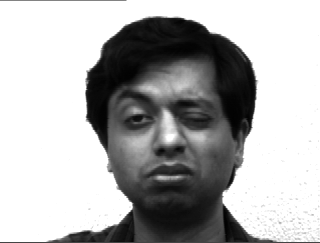
#> input picture training dataset/10_11_.gif, 320 x 243 px; its folder holds only this picture in this run
$ python HaarDetect.py   (Python 2 division)
#> lines starting #> are read from the running program, lines starting #| are printed output that depends on the picture
#> further down, img is the input picture: PIL image 320x243 L; min 0, max 255, mean 176.2
#!bin/python
import glob, os
from PIL import ImageEnhance, ImageFilter, Image
import numpy as np

FaceBox = (170,243)


def normalizeImage(s):
	img_v = np.array(s)
	max_pixel = img_v.max()
#> max_pixel = 255
	min_pixel = img_v.min()
#> min_pixel = 0

	(width, height) = s.size
#> width = 320; height = 243

	new_max = 255.0
	new_min = 0.0
	img_v = img_v - min_pixel

	img_v =  img_v * (new_max - new_min)/(max_pixel - min_pixel) +  new_min

	s = Image.fromarray(img_v.astype('uint8'));

	return s

def greyscale(image):
	return image.convert('LA')

#returns a PIL imgage obj
# [5 lines left out: function get_Image, not called in this run]

#returns a sharpened image objec
def sharpen_Image(image, sharpness=1.6):
#> called with sharpness = 30
	sharpener = ImageEnhance.Sharpness(image)
	sharpened_image = sharpener.enhance(sharpness)
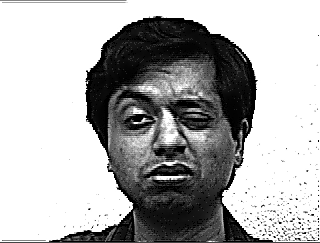
#> sharpened_image: PIL image 320x243 L; min 0, max 255, mean 174.6
	return sharpened_image

#find edges of face
def find_edge(image):
	edged_img = image.filter(ImageFilter.FIND_EDGES)
	return edged_img

#enhace contrast
# [4 lines left out: function more_contrast, not called in this run]

#smooth image
def smooth_Image(image):
	return image.filter(ImageFilter.SMOOTH_MORE)
def blur_Image(image):
	return image.filter(ImageFilter.BLUR)
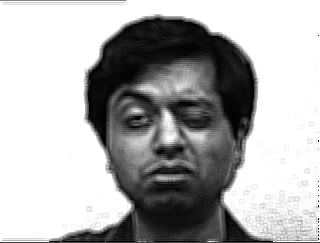
#> returned value: PIL image 320x243 L; min 0, max 255, mean 174.6

#image to vector
def img_to_vector(image):
	return np.array(image)

#compare image to sides
def compare_img_to_sides(subImage,SidesBox,SidesBoxOffsets):
	#total contrast sums
	darkSum=0
	lightSum=0

	x1=SidesBoxOffsets[0]
	y1=SidesBoxOffsets[1]
	x2=SidesBoxOffsets[2]
	y2=SidesBoxOffsets[3]

	sidesW = SidesBox[0]
	sidesH = SidesBox[1]

	sidesDark = subImage[y1:(y1+sidesH),x1:(x1+sidesW)]
	darkSum = sum(sum(sidesDark))

	sidesLight = subImage[y1:(y1+sidesH),(x1+sidesW):(x1+sidesW*2)]
	lightSum = sum(sum(sidesLight))


	sidesDark = subImage[y2:(y2+sidesH),x2:(x2+sidesW)]
	lightSum += sum(sum(sidesDark))

	sidesLight = subImage[y2:(y2+sidesH),(x2+sidesW):(x2+sidesW*2)]
	darkSum += sum(sum(sidesLight))

	return abs(lightSum - darkSum)

# [21 lines left out: function compare_img_to_eyes, not called in this run]

#compare image to the hairline
def compare_img_to_hairline(subImage, HairBox,HairBoxOffsets):
	#total contrast sums
	darkSum=0
	lightSum=0

	x = HairBoxOffsets[0]
	y = HairBoxOffsets[1]
	hairH = HairBox[1]
	hairW = HairBox[0]

	hairDark = subImage[x:(x+hairW),y:(y+hairH)]
	darkSum = sum(sum(hairDark))

	hairlight = subImage[x:(x+hairW),(y+hairH):(y+hairH*2)]
	lightSum = sum(sum(hairlight))

	return abs(lightSum - darkSum)


def get_best_rect(image):
	x=0
	cols = 1

	sidesBox = (15,30)
	sidesBoxOffsets = (0,116,FaceBox[0]-sidesBox[0]*2,116)

	hairBox = (70,20)
	hairBoxOffsets = (50,0)

	EyesBox = (90,30,10)
	EyesBoxOffsets = (30,100)

	imgVector = img_to_vector(image)
	imgDimensions = imgVector.shape
#> imgDimensions = (243, 320)

	BestScore =0.0
	BestScoreIndex =0
	for offset in range(0,imgDimensions[cols]-FaceBox[0]):
		subImage = imgVector[:,offset:(offset+FaceBox[x])]
		#score = compare_img_to_eyes(subImage,EyesBox,EyesBoxOffsets)
		score = compare_img_to_sides(subImage,sidesBox,sidesBoxOffsets)
		score += compare_img_to_hairline(subImage,hairBox,hairBoxOffsets)
		if(score>BestScore):
			BestScore = score
			BestScoreOffset = offset
#> this loop made 150 passes
#> (score, BestScore) on passes 1, 2, 3, 4, 6, 30: (179, 179), (441, 441), (587, 587), (821, 821), (829, 829), (982, 982)
#> score on passes 5, 7, 8, 9, 10, 11: 780, 475, 360, 407, 439, 435
#> pass 1, in get_best_rect, `subImage = imgVector[:,offset:(offset+FaceBox[x])]`:
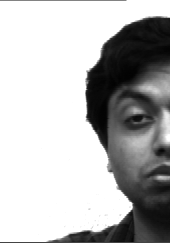
#> subImage: shape (243, 170); min 2, max 255, mean 183.6
#> pass 2, in get_best_rect, `subImage = imgVector[:,offset:(offset+FaceBox[x])]`:
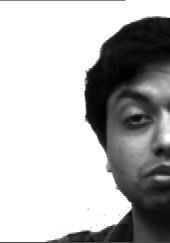
#> subImage: shape (243, 170); min 2, max 255, mean 182.6
#> pass 3, in get_best_rect, `subImage = imgVector[:,offset:(offset+FaceBox[x])]`:
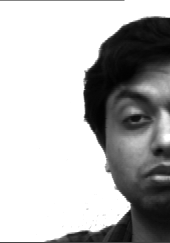
#> subImage: shape (243, 170); min 2, max 255, mean 181.7
#> after the loop:
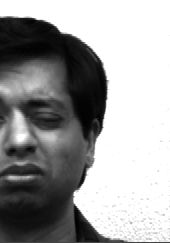
#> subImage: shape (243, 170); min 0, max 255, mean 157.3
			#print BestScoreOffset

	return BestScoreOffset

#crops an image
def crop_image(image,offset,width,height):
#> called with offset = 59, width = 170, height = 243
	cropped = image.crop((offset,0,width+offset,height))
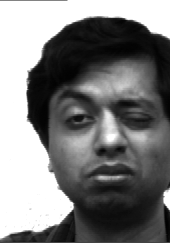
#> cropped: PIL image 170x243 L; min 0, max 255, mean 125.2
	# cropped = image.crop((offset,0,width,height))

	return cropped

#get cropped face
def getFace(image):
	offset = get_best_rect(image)
	cropped = crop_image(image,offset,FaceBox[0],FaceBox[1])
	return cropped

# [8 lines left out: function haar_main, not called in this run]

if(__name__ == '__main__'):

	files = glob.glob("training dataset"+"/*.gif")

	for imageFile in files:
		filepath,filename = os.path.split(imageFile)
		filtername,exts = os.path.splitext(filename)
		print "Processing: " + imageFile, filtername
		img = Image.open(imageFile)
		face = normalizeImage(img)
		face = smooth_Image(face)
		face = sharpen_Image(face,30)
		face = blur_Image(face)

		face = getFace(img)
		face.save('../cropped/'+filtername+'CROPPED.gif')

$ run again, on training dataset/11_4_.gif
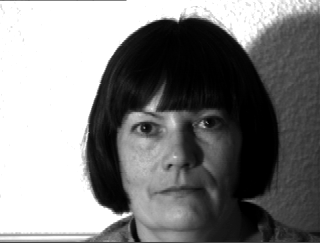
#> input picture training dataset/11_4_.gif, 320 x 243 px
#> img is the input picture: PIL image 320x243 L; min 0, max 255, mean 128.8
#> max_pixel = 255
#> min_pixel = 0
#> the loop in get_best_rect, `for offset in range(0,imgDimensions[cols]-FaceBox[0]):` made 150 passes
#> (score, BestScore) on passes 1, 2, 3, 4, 8, 22, 23: (144, 144), (298, 298), (402, 402), (488, 488), (599, 599), (700, 700), (757, 757)
#> after the loop in get_best_rect, `for offset in range(0,imgDimensions[cols]-FaceBox[0]):`:
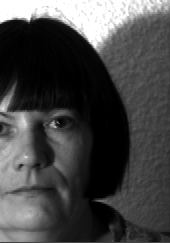
#> subImage: shape (243, 170); min 0, max 255, mean 69.9
#> in crop_image, `cropped = image.crop((offset,0,width+offset,height))`:
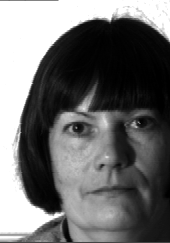
#> cropped: PIL image 170x243 L; min 0, max 255, mean 109.7

$ run again, on training dataset/11_5_.gif
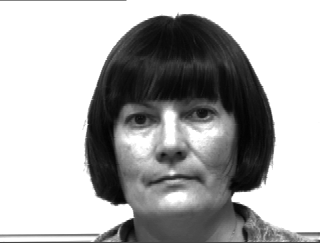
#> input picture training dataset/11_5_.gif, 320 x 243 px
#> img is the input picture: PIL image 320x243 L; min 3, max 255, mean 172.9
#> max_pixel = 255
#> min_pixel = 3
#> the loop in get_best_rect, `for offset in range(0,imgDimensions[cols]-FaceBox[0]):` made 150 passes
#> (score, BestScore) on passes 1, 2, 3, 4, 5, 6, 8: (294, 294), (407, 407), (653, 653), (830, 830), (894, 894), (1062, 1062), (1063, 1063)
#> after the loop in get_best_rect, `for offset in range(0,imgDimensions[cols]-FaceBox[0]):`:
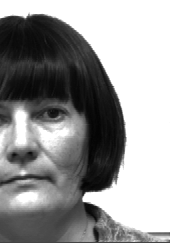
#> subImage: shape (243, 170); min 3, max 255, mean 149.2
#> in crop_image, `cropped = image.crop((offset,0,width+offset,height))`:
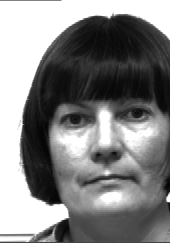
#> cropped: PIL image 170x243 L; min 3, max 255, mean 131.2

$ run again, on training dataset/12_10_.gif
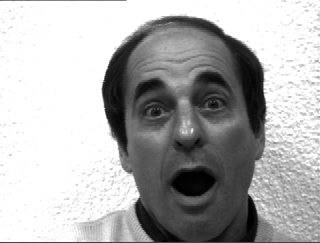
#> input picture training dataset/12_10_.gif, 320 x 243 px
#> img is the input picture: PIL image 320x243 L; min 0, max 255, mean 175.6
#> max_pixel = 255
#> min_pixel = 0
#> the loop in get_best_rect, `for offset in range(0,imgDimensions[cols]-FaceBox[0]):` made 150 passes
#> (score, BestScore) on passes 1 to 3: (1759, 1759), (1910, 1910), (2142, 2142)
#> in crop_image, `cropped = image.crop((offset,0,width+offset,height))`:
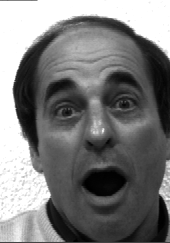
#> cropped: PIL image 170x243 L; min 0, max 255, mean 122.8
